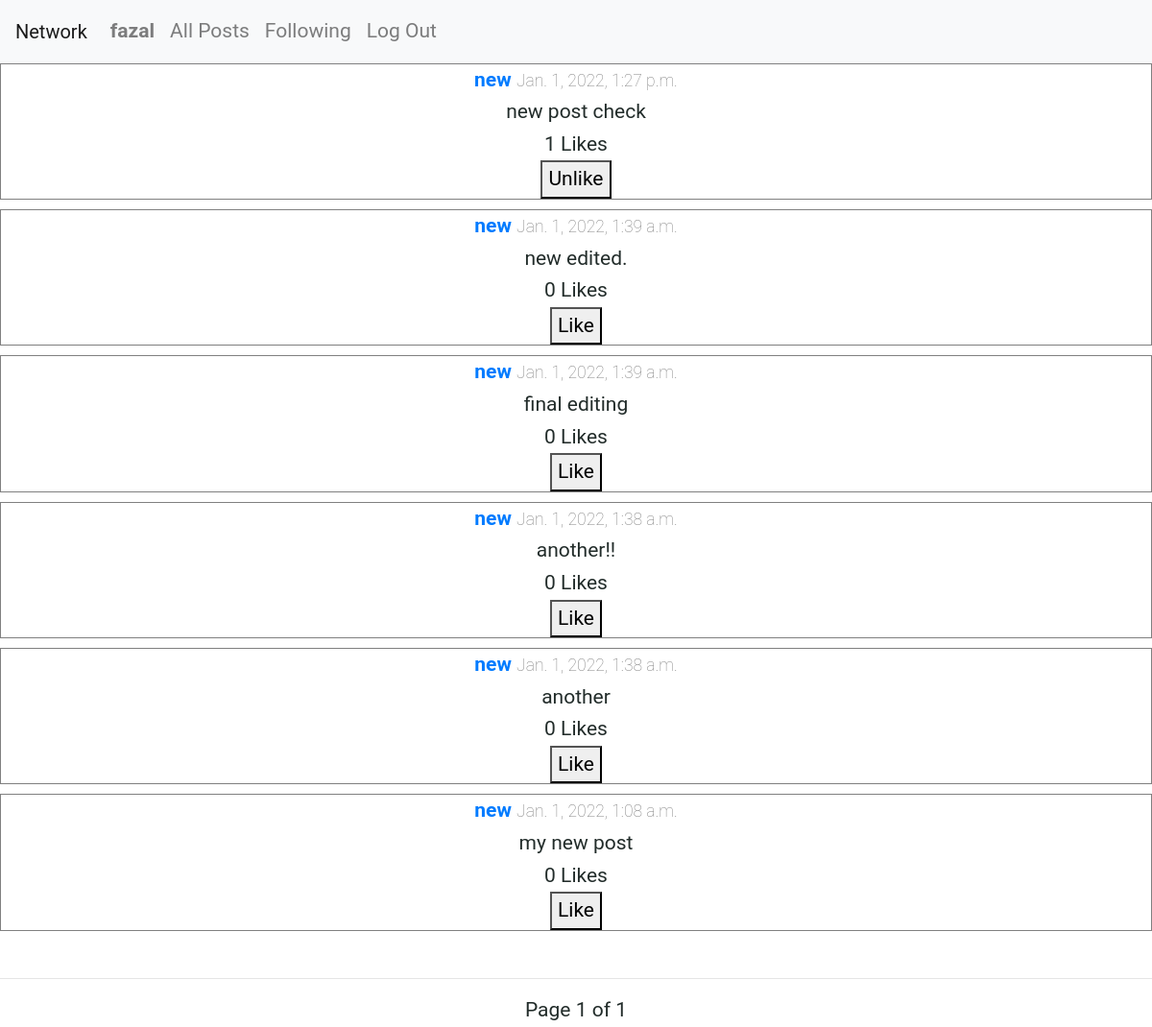
Page /following (signed in) on the committed database.
### network/models.py (models this page shows)
class User(AbstractUser):
    pass

class Post(models.Model):
    user = models.ForeignKey(User, on_delete=CASCADE, related_name="poster")
    content = models.TextField(max_length=280)
    timestamp = models.DateTimeField(auto_now_add=True)
    likes = models.IntegerField(default=0)
    liked_by_user = models.BooleanField(default=False)
    allow_edit = models.BooleanField(default=False)

### network/views.py (the view)
# urls.py: path("following", views.following, name="following"),
@login_required
def following(request):
    try:
        following = Following.objects.filter(of=request.user).values_list('followed', flat=True)
    except Following.DoesNotExist:
        following = []
    posted = []
    for user in following:
        post = Post.objects.filter(user=user).order_by('-timestamp')
        for p in post:
            posted.append(p)
    p = Paginator(posted, 10)
    page = request.GET.get('page')
    posts = p.get_page(page)
    for post in posts:
        if post.user == request.user:
            post.allow_edit = True
        try:
            liked = Likes.objects.get(post_id=post.id, liked_by=request.user)
            post.liked_by_user = True
        except Likes.DoesNotExist:
            pass
    return render(request, "network/following.html", {
        "posts" : posts
    })

### network/templates/network/following.html (shortened to what this page needs)
{% extends "network/layout.html" %}
{% block body %}
    <div class="posts">
        {% for post in posts %}
            <div class="post {{ post.id}}">
                <div style="font-weight: bold;"><a href="{% url 'profile' post.user.username %}">{{ post.user.username }}</a> <span class="time">{{ post.timestamp }}</span></div>
                <div class="content{{ post.id }}">{{ post.content }}</div>
                <div id="likes" class="likes-of-{{ post.id }}">{{ post.likes }} Likes</div>
                {% if user.is_authenticated %}
                    {% if post.liked_by_user %}
                        <button class="like" data-postid="{{ post.id }}">Unlike</button>
                    {% else %}
                        <button class="like" data-postid="{{ post.id }}">Like</button>
                    {% endif %}
                {% endif %}
            </div>
        {% empty %}
            No Posts found.
        {% endfor %}
    </div>
    <br/><hr>
    <div class="pages">Page {{ posts.number }} of {{ posts.paginator.num_pages }}</div>
{% endblock %}

### network/templates/network/layout.html (shortened to what this page needs)
{% load static %}
<!DOCTYPE html>
<html lang="en">
    <head>
        <link rel="stylesheet" href="https://stackpath.bootstrapcdn.com/bootstrap/4.4.1/css/bootstrap.min.css">
        <link href="{% static 'network/styles.css' %}" rel="stylesheet">
    </head>
    <body>
        <nav class="navbar navbar-expand-lg navbar-light bg-light">
            <a class="navbar-brand" href="{% url 'index' %}">Network</a>
            <div>
              <ul class="navbar-nav mr-auto">
                {% if user.is_authenticated %}
                    <li class="nav-item">
                        <a class="nav-link" href="{% url 'profile' user.username %}"><strong>{{ user.username }}</strong></a>
                    </li>
                {% endif %}
                <li class="nav-item">
                  <a class="nav-link" href="{% url 'allPosts' %}">All Posts</a>
                </li>
                {% if user.is_authenticated %}
                    <li class="nav-item">
                        <a class="nav-link" href="{% url 'following' %}">Following</a>
                    </li>
                    <li class="nav-item">
                        <a class="nav-link" href="{% url 'logout' %}">Log Out</a>
                    </li>
                {% endif %}
              </ul>
            </div>
          </nav>
        <div class="body">
            {% block body %}
            {% endblock %}
        </div>
    </body>
</html>

### network/static/network/styles.css (style rules this page uses)
*, *::before, *::after { box-sizing: border-box; }
body { margin: 0; font-family: 'Roboto', sans-serif; font-size: 1.3125rem; line-height: 1.6; color: #222C2A; }
.posts { display: flex; flex-direction: column; gap: 10px; }
.post { border: 0.1px solid gray; display: flex; flex-direction: column; align-items: center; padding: 10px auto; }
.time { font-size: smaller; color: gray; font-weight: 100; }
.pages { display: flex; justify-content: center; }

### rows in the picture
User: username "fazal"
Post: user.username "new", timestamp "Jan. 1, 2022, 1:27 p.m.", content "new post check", likes "1"
Post: user.username "new", timestamp "Jan. 1, 2022, 1:39 a.m.", content "new edited.", likes "0"
Post: user.username "new", timestamp "Jan. 1, 2022, 1:39 a.m.", content "final editing", likes "0"
Post: user.username "new", timestamp "Jan. 1, 2022, 1:38 a.m.", content "another!!", likes "0"
Post: user.username "new", timestamp "Jan. 1, 2022, 1:38 a.m.", content "another", likes "0"
Post: user.username "new", timestamp "Jan. 1, 2022, 1:08 a.m.", content "my new post", likes "0"

### other values in the picture
{{ posts.number }} "1"
{{ posts.paginator.num_pages }} "1"
